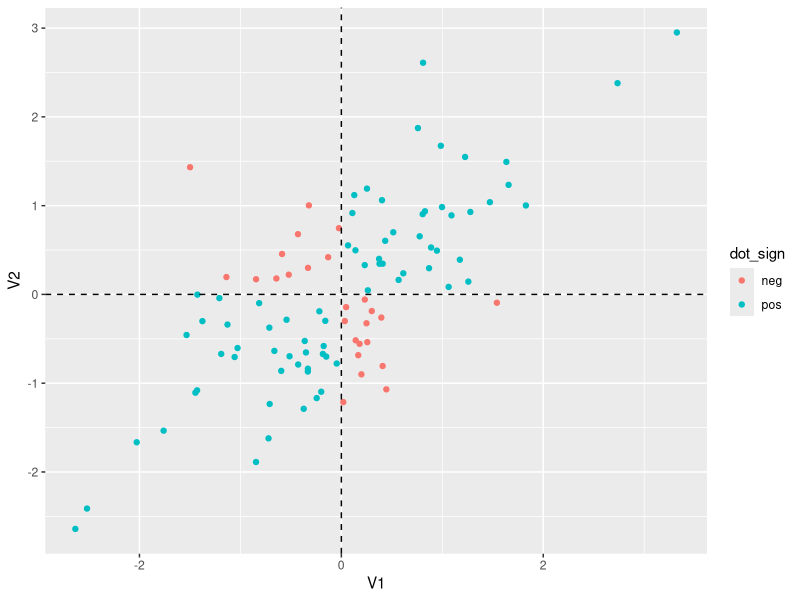

This figure's R source:
## ---- chunk 1
knitr::opts_chunk$set(
  comment = "#>",
  collapse = TRUE,
  message = FALSE,
  warning = FALSE,
  cache = TRUE,
  out.width = "70%",
  fig.align = 'center',
  fig.width = 6,
  fig.asp = 0.618,  # 1 / phi
  fig.show = "hold",
  size = "tiny"
)
## ---- chunk 2
library(tidyverse)
library(MASS)
## ---- chunk 3
d <- mvrnorm(n = 100, mu = c(0,0) , Sigma = matrix(c(1, 0.7, 0.7, 1), nrow = 2), empirical = TRUE) 

d <- as_tibble(d)
## ---- chunk 4
d <- d %>% 
  mutate(dot_sign = ifelse(V1*V2 > 0, "pos", "neg"))
## ---- chunk 5
ggplot(d, aes(V1, V2, color = dot_sign)) +
  geom_point() +
  geom_vline(xintercept = mean(d$V1), linetype = "dashed") +
  geom_hline(yintercept = mean(d$V1), linetype = "dashed")
